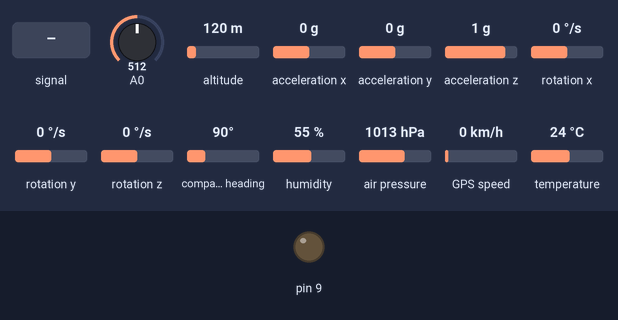
A sketch run on a simulated Arduino Mega 2560, built with avr-gcc and run on an emulated ATmega2560. Parts: output pins drawn as LEDs (lit = HIGH). Wiring (inferred from the names in the program): MPU-9250 motion sensor at I2C address 0x68. Inputs (shaded band) come from the test bench; at power-on: acceleration y 0 g, humidity 55 %, A0 = 512, acceleration x 0 g, acceleration z 1 g, altitude 120 m, rotation x 0 °/s, rotation y 0 °/s, rotation z 0 °/s, compass heading 90°, air pressure 1013 hPa, GPS speed 0 km/h, temperature 24 °C. Storage starts empty; the GPS gets a fix after 3 s at 37.7749, -122.4194 with 8 satellites; what the sketch prints to the serial monitor is not drawn.

Above: at 1.2 s.
1.3 s: acceleration y set to 0.2 g
At 7.2 s:
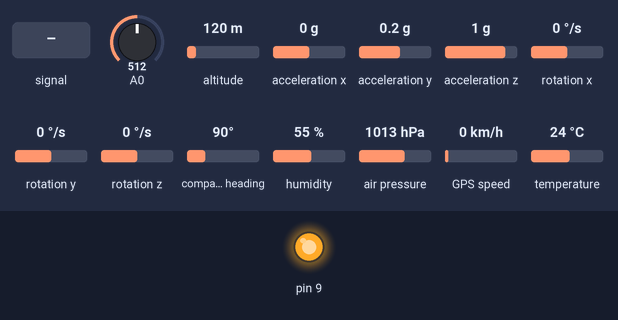
7.3 s: A0 fed a 200 Hz sine of ±81 counts around its level
12.4 s: humidity set to 22 %
15.9 s: A0 set to 610
21.9 s: acceleration x set to -1.4 g
27.9 s: acceleration z set to -1.4 g
Timing chart, 0 to 30.9 s (numbered marks = the images above; inputs shaded):
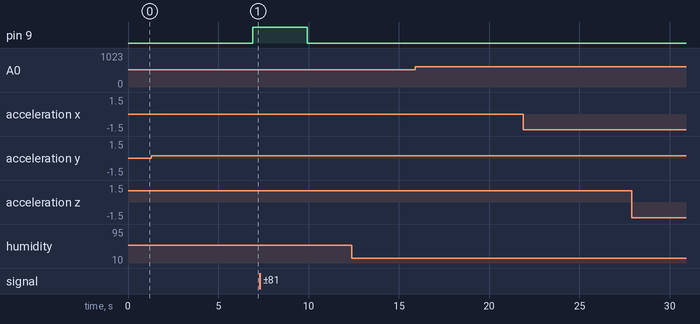

Measured:
- the behaviour switches between 0 and 0.1 g on acceleration y (found by bisection; images 0 and 1)
- after the input at 1.3 s, pin 9: LOW → HIGH after 5.6 s
- after the input at 12.4 s, every drawn part: stays the same
- after the input at 15.9 s, every drawn part: stays the same
- after the input at 21.9 s, every drawn part: stays the same
- after the input at 27.9 s, every drawn part: stays the same

The sketch:

Rocket_Mega_Sensor.ino
```cpp
// 회로 연결(MEGA 기준)
// Rocket_Mega : 0(RX0) - 18(TX1), 1(TX0) - 19(RX1) (Rocket_Mega_Sensor의 0 1을 Rocket_Mega의 18 19와 연결)
// Rocket_Due  : 16(TX2) - 19(RX1), 17(RX2) - 18(TX1) (Rocket_Mega_Sensor의 16 17을 Rocket_Due의 19 18과 연결)
// BMP280 : SCL - 21(SCL), SDA - 20(SDA)
// DHT22  : SIG - 2
// IMU    : SCL - SCL, SDA - SDA
// GPS    : TXD - 19(RX1), RXD - 18(TX1)
// MPXV7002DP : ANALOG - A0
// MicroSD : MISO - 50, MOSI - 51, SCK - 52, SC - 53

// ===================== 헤더파일 선언 =====================
#include <avr/wdt.h>            // Watchdog Timer 라이브러리
#include <Wire.h>               // I2C 통신용 라이브러리
#include <Adafruit_BMP280.h>    // BMP280 라이브러리
#include <DHT.h>                // DHT22 라이브러리
#include <TinyGPS.h>            // GPS 라이브러리
#include <SD.h>                 // MicroSDCard 라이브러리
#define LEN_OF_SENSOR_ARRAY 15  // 센서 값 배열의 길이

#define Criteria_for_evaluating_altitude 30   // 고도 안전 사출 기준 높이
#define Criteria_for_evaluating_time 5500       // 타이머 사출 기준 시간

#define R 0.2870 //공기 이상기체 상수

// ===================== 센서 객체 선언 ====================
Adafruit_BMP280 bmp;  // BMP280 객체
DHT dht(2, DHT22);    // DHT22 객체
TinyGPS gps;          // GPS 객체
File myFile;          // MicroSDCard 객체
File GPSFile;         // GPS SDCard 객체


// ================= 센서 값 배열, 변수 선언 ================
double sensorData[LEN_OF_SENSOR_ARRAY];     // 센서 값 배열

double Pressure, Altitude;                  // 기압, 고도
double Temperature, Humidity;               // 온도, 습도
int16_t ax, ay, az, gx, gy, gz;             // 3축 가속도, 각속도
float flat, flon, speedGPS, speedGPSx, speedGPSy, courseDegree;   // 위도, 경도, 속도, x축 속도, y축 속도, 각도
unsigned long age;                          // GPS 정확도
double speedDP, speedZ;                     // 차압 센서 속도
double prevPressure, prevAltitude;
double prevTemperature, prevHumidity;
int16_t prevax, prevay, prevaz, prevgx, prevgy, prevgz;
float prevFlat, prevFlon, prevSpeedGPS, prevCourseDegree,DegreeYaw;
double prevSpeedDP;
unsigned long prevAge;

double count =0 ;                              //로켓 안전 사출 변수

double Par_Pretime=0;                       //로켓 타이머 사출용 변수
double Par_Curtime=0;

double Par_Endtime=0;


bool Par_flag=true;                        //로켓 타이머 사출용 flag
bool Par_Endflag=true;
bool Par_Safeflag=true;
bool Par_Safeflag2=true;


bool sendData;                              // 데이터를 보낼지 말지 결정하는 변수
const char cSTX = 2, cETX = 3;              // 데이터의 시작과 끝을 구분하는 문자
unsigned long curTime;                      // 현재 시간을 저장하는 변수

// ================ MPXV7002DP 관련 상수  =================
int offset = 0;
double pre_v = 0;
float alpha = 0.1;
double pressure =101.32; // 측정 압력(kPa)
double air_density = 1.204; //공기밀도 kg/m3
double temp =0;// 측정온도(섭씨)

void setup() {
  Serial.begin(2400);   // XBee Mega와의 Serial 통신
  Serial2.begin(2400);  // Due와의 Serial 통신
  Wire.begin();
  bmp.begin(0x76);
  dht.begin();
  Serial1.begin(9600);  // GPS 보드레이트는 9600으로 고정
  initializeMicroSD();
  wdt_enable(WDTO_1S);  // Watchdog Timer 1초
  sendData = true;
  pinMode(9,OUTPUT);
  for(int i = 0;i<10;i++){
    offset += analogRead(A0) - 512;
  }
  offset = offset / 10;
  air_density = pressure/((temp+273.15)*R);
}// Setup End


void loop() {
// Watchdog Timer 리셋
  wdt_reset();

// MicroSD txt파일 열기
  myFile = SD.open("value.txt", FILE_WRITE);
  GPSFile = SD.open("GPS.txt", FILE_WRITE);

// BMP280에서 기압, 고도 값 읽어오기
  Pressure = bmp.readPressure()/1000;
  Altitude = bmp.readAltitude(1006.95);

// DHT22에서 온도, 습도 값 읽어오기
  Temperature = dht.readTemperature();
  Humidity = dht.readHumidity();
  curTime = millis();

// MPU9250에서 3축 가속도, 각속도 값 읽어오기
  Wire.beginTransmission(0x68);
  Wire.write(0x3B);                     // 시작 주소 0x3B (ACCEL_XOUT_H)
  Wire.endTransmission(false);
  Wire.requestFrom(0x68, 14, true);     // 총 14개 레지스터 요청
  ax = Wire.read() << 8 | Wire.read();  // X축 가속도계 값 읽어오기
  ay = Wire.read() << 8 | Wire.read();  // Y축 가속도계 값 읽어오기
  az = Wire.read() << 8 | Wire.read();  // Z축 가속도계 값 읽어오기
  Wire.read();  // 온도 값 건너뛰기
  Wire.read();  // 온도 값 건너뛰기
  gx = Wire.read() << 8 | Wire.read();  // X축 자이로스코프 값 읽어오기
  gy = Wire.read() << 8 | Wire.read();  // Y축 자이로스코프 값 읽어오기
  gz = Wire.read() << 8 | Wire.read();  // Z축 자이로스코프 값 읽어오기

// GPS 센서에서 위도, 경도, 속도, 각도 값 읽어오기
  gps.f_get_position(&flat, &flon, &age);               // 위도, 경도, 정확도 얻음
  speedGPS = gps.f_speed_mps();                         // 속도 얻음
  courseDegree = gps.f_course();                        // 각도 얻음
  speedGPSx = speedGPS * sin(courseDegree * PI / 180);  // 속도와 각도로부터 x축 속도 얻어냄
  speedGPSy = speedGPS * cos(courseDegree * PI / 180);  // 속도와 각도로부터 y축 속도 얻어냄

// MPXV7002DP에서 속도 값 읽어오기
  float adc = 0;

  for(int i = 0;i<100;i++){
    adc += analogRead(A0) - offset;
  }
  adc = adc/100;

  double v = 0;
  //  512
  if(adc > 514){
    v = sqrt((2000*(5*adc/1023.0 - 2.5))/air_density);
  }else if(adc < 510){
    v = -sqrt((-2000*(5*adc/1023.0 - 2.5))/air_density);
  }

  double filltered_v = pre_v*(1-alpha) + v*alpha;
  pre_v = filltered_v;

  speedDP = v;


// 센서 값들이 이상하지 않은지 체크하기
  checkSensorData();
  Parachute();

// 센서 값들 배열에 저장하기
  putSensorDataIntoArray();

// 시리얼 통신으로 센서 값 배열 보내기, MicroSD에 입력하기
  if (sendData){
    Serial.print(char(cSTX));
    Serial2.print(char(cSTX));

    for (int i = 0; i < LEN_OF_SENSOR_ARRAY; i++){

      // 데이터가 위도 혹은 경도이면 소수점 아래 6자리까지 전송
      if (i == 9 || i == 10){
        Serial.print(sensorData[i], 6);
        myFile.print(sensorData[i], 6);
      }

      // 그 외에는 원래대로 전송
      else{
        Serial.print(sensorData[i]);
        myFile.print(sensorData[i]);
      }
      Serial.print('|');
      myFile.print('|');
    }

    Serial.print(getCheckSum(&sensorData[0]));  // 체크섬 계산하여 전송
    Serial.print('|');

    myFile.print(curTime);
    myFile.print('|');

    myFile.print(Par_flag);
    myFile.print('|');

    myFile.print(Par_Endflag);
    myFile.print('|');

    myFile.print(Par_Safeflag);
    myFile.print('|');

    myFile.print(Par_Safeflag2);
    myFile.print('|');

    myFile.print(digitalRead(9));
    myFile.print('|');

    myFile.print(count);
    myFile.print('|');

    // GPS SDCard에 위도, 경도 값 작성
    GPSFile.print("{latlng: new kakao.maps.LatLng(");
    GPSFile.print(sensorData[9], 6);
    GPSFile.print(", ");
    GPSFile.print(sensorData[10], 6);
    GPSFile.println(")},");

    // DUE에는 각,가속도, 속도 값만 전송
    for(int i = 0; i < 9; i++){
      Serial2.print(sensorData[i]);
      Serial2.print(',');
    }

    Serial.print(char(cETX));
    Serial2.print(char(cETX));
    Serial.println();
    Serial2.println();
    myFile.println();
    smartdelay(100);

    myFile.close(); // 파일을 닫습니다.
    GPSFile.close();
  }
}// Loop End


void checkSensorData(){
  // BMP280 데이터 체크
  if (isnan(Altitude)){
    Pressure = prevPressure;
    Altitude = prevAltitude;
  }
  if (Altitude > 1462){
    Pressure = prevPressure;
    Altitude = prevAltitude;
    bmp.begin(0x76);
  }
  if (Pressure == 0 && Altitude == 0){
    Pressure = prevPressure;
    Altitude = prevAltitude;
    bmp.begin(0x76);
  }

  // DHT22 데이터 체크
  if (isnan(Temperature)){
    Temperature = prevTemperature;
    Humidity = prevHumidity;
  }

  // MPXV7002DP 데이터 체크
  if (isnan(speedDP)){
    speedDP = prevSpeedDP;
  }

  // MPU9250 데이터 체크
  if (ax == -1 && ay == -1){
    ax = prevax;  ay = prevay;  az = prevaz;  gx = prevgx;  gy = prevgy;  gz = prevgz;
  }
  if (ax == 0 && ay == 0) sendData = false;
  else sendData = true;
}

// Low Pass Filter(float 자료형)
float floatLowPassFilter(float curData, float prevData, float sensitivity)
{
  return curData * sensitivity + prevData * (1 - sensitivity);
}

// 전송 데이터의 체크섬을 계산
String getCheckSum(double* Array){
  String st = "";

  for (int i = 0; i < 15; i++){
    if (i == 9 || i == 10) st += String(Array[i], 6);
    else st += String(Array[i]);
    st += '|';
  }

  unsigned char chksum = 0xff;
  int len = st.length();
  for (int i = 0; i < len; i++){
    chksum -= st[i];
  }
  return String(chksum, HEX);
}


void putSensorDataIntoArray(){
  // 이전 센서 값에 현재 센서 값 저장
  prevPressure = Pressure;  prevAltitude = Altitude;  // BMP280
  prevTemperature = Temperature;  prevHumidity = Humidity;  // DHT22
  prevax = ax;  prevay = ay;  prevaz = az;  prevgx = gx;  prevgy = gy;  prevgz = gz;  // MPU9250
  prevSpeedDP = speedDP; // MPXV7002DP

  // 센서 값 배열에 각 센서 값 저장
  sensorData[0] = ax;
  sensorData[1] = ay;
  sensorData[2] = az;
  sensorData[3] = gx;
  sensorData[4] = gy;
  sensorData[5] = gz;
  sensorData[6] = speedGPSx;
  sensorData[7] = speedGPSy;
  sensorData[8] = speedDP;
  sensorData[9] = flat;
  sensorData[10] = flon;
  sensorData[11] = Pressure;
  sensorData[12] = Altitude;
//  sensorData[13] = Temperature;
//  sensorData[14] = Humidity;
  sensorData[13] = Par_flag;
  sensorData[14] = digitalRead(9);

}


// GPS용 딜레이
static void smartdelay(unsigned long ms){
//  unsigned long start = millis();
//  do
//  {
//    while (Serial1.available())
//      gps.encode(Serial1.read());
//  } while (millis() - start < ms);
  while (Serial1.available()) gps.encode(Serial1.read());
}


// MicroSD 모듈을 초기화
void initializeMicroSD(){
  Serial.print("Initializing SD card...");

  // Mega 기준 MISO 50, MOSI 51, SCK 52, SC 53
  if (!SD.begin(53)) { // SD카드 모듈을 초기화합니다, 매개변수에 SC 핀 번호 입력
    Serial.println("initialization failed!"); // SD카드 모듈 초기화에 실패하면 에러를 출력합니다.
  }
  Serial.println("initialization done.");
}


//낙하산 사출 함수
void Parachute(){

Par_Curtime = millis();                                                                  //로켓 전원 인가 후 현재 시간

if(((ay>600)&&(Par_flag)))
{
  Par_Pretime=millis();                                                                    //그 때의 시간을 기록한다.
  Par_flag = false;                                                                        //다시 시간을 기록하는 일이 없도록 off 한다.
}

if(((!Par_flag)&&((Par_Curtime-Par_Pretime>Criteria_for_evaluating_time)&&(Par_Curtime-Par_Pretime<(Criteria_for_evaluating_time+3000))))&&(Par_Safeflag))
{                                                                                        //[현재 시간 - 로켓 발사 시간]이 [기준 시간] 보다 크고 3000ms 동안만

 digitalWrite(9,HIGH);                                                                   //니크롬선을 가열한다.
 Par_Safeflag2=false;

}                                                                                        //속도가 처음으로 5m/s를 통과했다면(로켓이 발사된 시간)
else
{
  if(!Par_Safeflag2)digitalWrite(9,LOW);
}


if(Altitude>Criteria_for_evaluating_altitude) //일정고도 이상이 아니면 타이머 사출 함수를 제외한 낙하산 사출 함수는 작동하지 않는다.
{

  if((Altitude-prevAltitude<0))                 //하강 중이라면 count 변수를 1 증가시킨다.
  {
    count++;
  }
  else                                        //상승 중이라면 count 변수를 1 이상일 때만 1 감소시킨다.
  {
    if(count>0)count--;
  }


  if((count>3)&&(Par_Endflag))                                                           //count 변수가 20 이상 되었다면 시간을 기록하고 니크롬선을 가열한다.
  {
    Par_Endtime=millis();
    Par_Endflag=false;
  }


  if(((!Par_Endflag))&&((Par_Curtime-Par_Endtime)<3000))
  {
    digitalWrite(9,HIGH);
    Par_Safeflag=false;
  }                          // 니크롬선을 가열했고 이후 시간이 3000ms 지났다면 니크롬선 가열을 멈춰라

  else
  {
    if(!Par_Safeflag)digitalWrite(9,LOW);

  }


}


}                                             //Parachute 함수 끝
```
